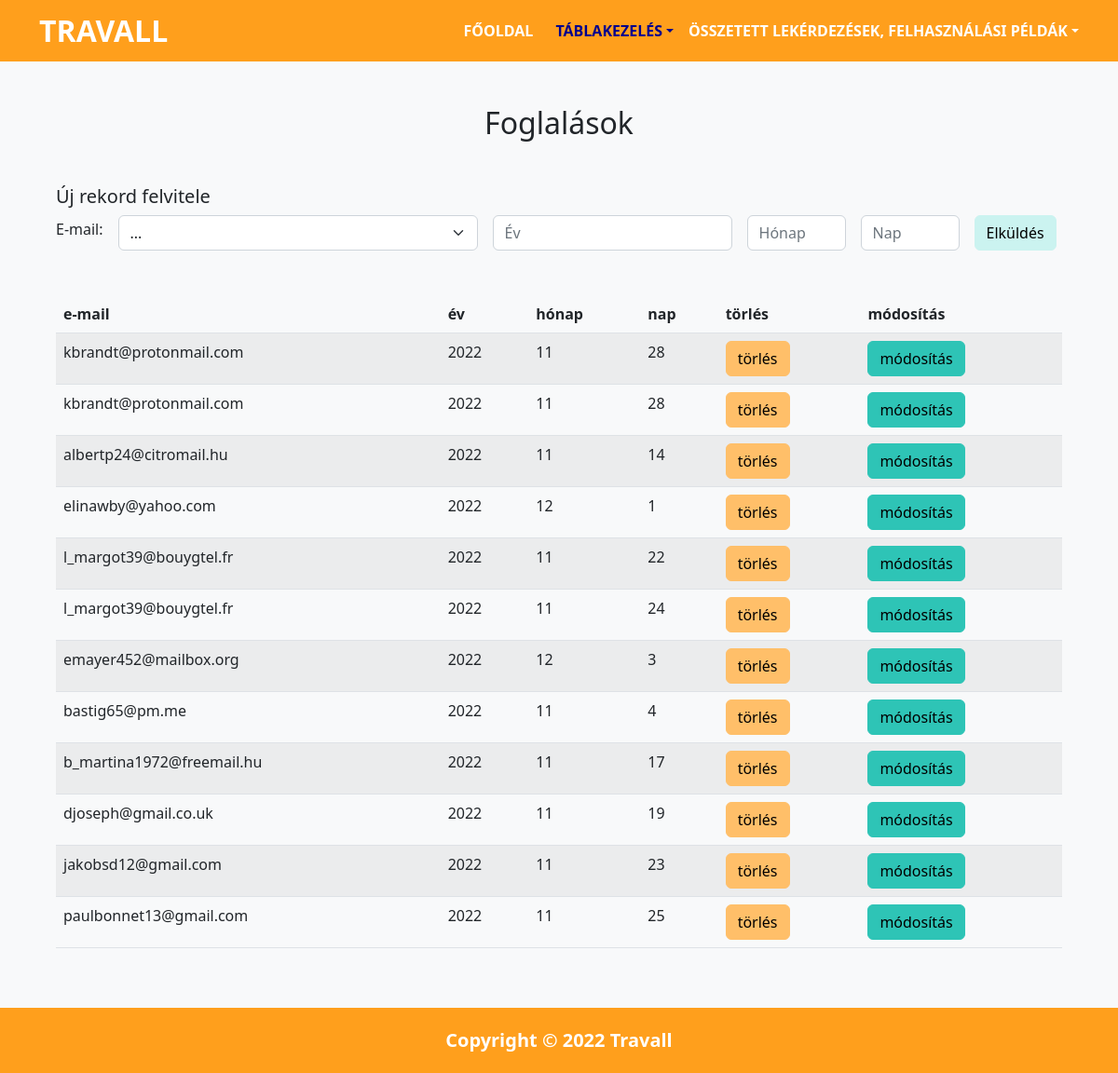
The page /bookings.php on the database its author committed.
### tables this page shows
CREATE TABLE foglalas (
    foglalas_id     INT             NOT NULL AUTO_INCREMENT,
    email           VARCHAR(80)     NOT NULL,
    l_ev            DECIMAL(4)      NOT NULL,
    l_honap         DECIMAL(2)      NOT NULL,
    l_nap           DECIMAL(2)      NOT NULL,
    PRIMARY KEY (foglalas_id)
);

### bookings.php (the view, shortened to what this page needs)
<?php
include_once "common/functions.php";
?>
<!DOCTYPE html>
<html lang="hu">
<head>
    <link rel="stylesheet" href="assets/css/style.css" />
    <link rel="stylesheet" href="assets/css/bootstrap.css">
</head>
<body>
    <?php
    include_once "common/header.php";
    ?>
    <section class="p-5 bg-light">
        <div class="container">
            <div class="row text-center">
                <h2 class="mb-5 text-capitalize">Foglalások</h2>
            </div>
            <?php
            echo '
            <div class="row mb-5">
                <div class="col-md-auto">
                    <h5>Új rekord felvitele</h5>
                </div>
                <div class="col-md-auto">
                    <form method="POST" action="createitem.php" class="row gy-2 gx-3 align-items-center">
                        <input type="hidden" name="frompage" value="bookings" />';
                        echo '<div class="col-auto"><label for="clientEmail" class="form-label">E-mail: </label></div>';
                        echo '<div class="col-auto"><select class="form-select" name="in_email" id="clientEmail">';
                        echo '<option value="">...</option>';
                        echo '</select> </div>';
                        echo '
                        <div class="col-auto">
                            <input type="number" class="form-control" name="in_l_ev" placeholder="Év" min = "1" step = "1">
                        </div>
                        <div class="col-auto">
                            <input type="number" class="form-control" name="in_l_honap" placeholder="Hónap" min = "1" step = "1" max = "12">
                        </div>
                        <div class="col-auto">
                            <input type="number" class="form-control" name="in_l_nap" placeholder="Nap" min = "1" step = "1" max = "31">
                        </div>
                        <div class="col-auto">
                            <input type="submit" class="btn btn-info" value="Elküldés" name="submitted" />
                        </div>
                    </form>
                </div>
            </div>';
            $bookings = get_data("foglalas");
            if ($bookings === "") {
                echo '<div class="alert alert-danger text-center" role="alert">
                        A tábla üres!
                    </div>';
            } else {
                if ($bookings === false) {
                    echo '<div class="alert alert-danger text-center" role="alert">
                        Sikertelen lekérés!
                    </div>';
                } else { ?>
                    <table class="table table-striped">
                        <thead>
                            <tr>
                                <th class="col">e-mail</th>
                                <th class="col">év</th>
                                <th class="col">hónap</th>
                                <th class="col">nap</th>
                                <th class="col">törlés</th>
                                <th class="col">módosítás</th>
                            </tr>
                        </thead>
                        <tbody>
                            <?php
                            while ($row = mysqli_fetch_assoc($bookings)) {
                                echo '<tr>';
                                echo '<td>' . $row['email'] . '</td>';
                                echo '<td>' . $row['l_ev'] . '</td>';
                                echo '<td>' . $row['l_honap'] . '</td>';
                                echo '<td>' . $row['l_nap'] . '</td>';
                                echo '<td><form method="POST" action="deleteitem.php">
                                <input type="hidden" name="frompage" value="bookings" />
                                <input type="hidden" name="in_foglalas_id" value=' . $row['foglalas_id'] . ' />
                                <input class="btn btn-secondary" type="submit" value="törlés" />
                                </form></td>
                                ';
                                echo '<td>
                                <button type="button" class="btn btn-warning" data-bs-toggle="modal" data-bs-target="#modify' . $row['foglalas_id'] . '">módosítás</button>
                                <div
                                    class="modal fade"
                                    id="modify' . $row['foglalas_id'] . '"
                                    data-bs-backdrop="static"
                                    data-bs-keyboard="false"
                                    tabindex="-1"
                                    aria-labelledby="modifylabel' . $row['foglalas_id'] . '"
                                    aria-hidden="true">
                                    <div class="modal-dialog">
                                        <div class="modal-content">
                                            <div class="modal-header">
                                                <h1 class="modal-title fs-5" id="modifylabel' . $row['foglalas_id'] . '">Rekord módosítása</h1>
                                                <button type="button" class="btn-close" data-bs-dismiss="modal" aria-label="Close"></button>
                                            </div>
                                            <div class="modal-body">
                                                <form method="POST" action="modifyitem.php" class="row gy-2 gx-3 align-items-center">
                                                    <input type="hidden" name="frompage" value="bookings" />
                                                    <input type="hidden" name="in_foglalas_id" value=' . $row['foglalas_id'] . ' />';
                                                    echo '<div class="col-auto">
                                                        <input type="number" class="form-control" name="in_l_ev" placeholder="Év" min = "1" step = "1">
                                                    </div>
                                                    <div class="col-auto">
                                                        <input type="number" class="form-control" name="in_l_honap" placeholder="Hónap" min = "1" step = "1" max = "12">
                                                    </div>
                                                    <div class="col-auto">
                                                        <input type="number" class="form-control" name="in_l_nap" placeholder="Nap" min = "1" step = "1" max = "31">
                                                    </div>
                                                    <div class="col-auto">
                                                        <input type="submit" class="btn btn-info" value="Elküldés" name="submitted" />
                                                    </div>
                                                </form>
                                            </div>
                                            <div class="modal-footer">
                                                <button type="button" class="btn btn-secondary" data-bs-dismiss="modal">Vissza</button>
                                            </div>
                                        </div>
                                    </div>
                                </div>
                                </td>';
                                echo '</tr>';
                            }
                            ?>
                        </tbody>
                    </table>
            <?php }
            }
            ?>
        </div>
    </section>
    <?php
    include_once "common/footer.php";
    ?>
</body>
</html>
</body>
</html>

### assets/css/style.css (style rules this page uses)
body::before { display: block; content: ''; height: 65px; }

### rows shown on the page
foglalas: email "kbrandt@protonmail.com", l_ev "2022", l_honap "11", l_nap "28"
foglalas: email "kbrandt@protonmail.com", l_ev "2022", l_honap "11", l_nap "28"
foglalas: email "albertp24@citromail.hu", l_ev "2022", l_honap "11", l_nap "14"
foglalas: email "elinawby@yahoo.com", l_ev "2022", l_honap "12", l_nap "1"
foglalas: email "l_margot39@bouygtel.fr", l_ev "2022", l_honap "11", l_nap "22"
foglalas: email "l_margot39@bouygtel.fr", l_ev "2022", l_honap "11", l_nap "24"
foglalas: email "emayer452@mailbox.org", l_ev "2022", l_honap "12", l_nap "3"
foglalas: email "bastig65@pm.me", l_ev "2022", l_honap "11", l_nap "4"
foglalas: email "b_martina1972@freemail.hu", l_ev "2022", l_honap "11", l_nap "17"
foglalas: email "djoseph@gmail.co.uk", l_ev "2022", l_honap "11", l_nap "19"
foglalas: email "jakobsd12@gmail.com", l_ev "2022", l_honap "11", l_nap "23"
foglalas: email "paulbonnet13@gmail.com", l_ev "2022", l_honap "11", l_nap "25"
